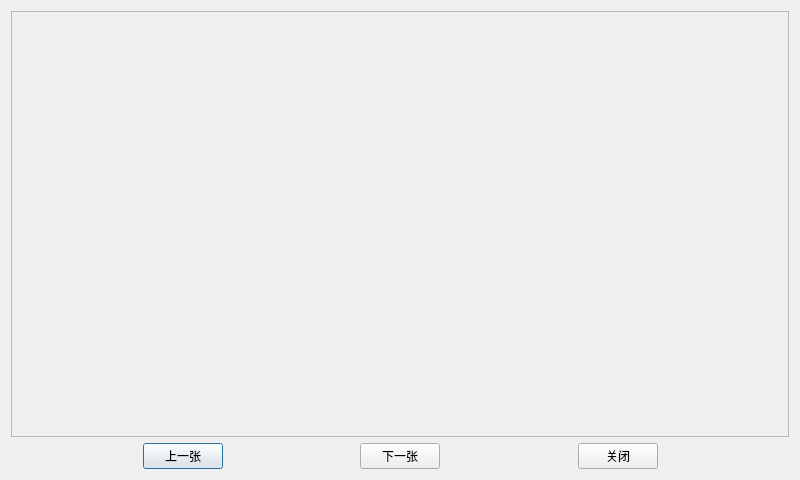
<?xml version="1.0" encoding="UTF-8"?>
<ui version="4.0">
 <class>ShowPicsDlg</class>
 <widget class="QDialog" name="ShowPicsDlg">
  <property name="geometry">
   <rect>
    <x>0</x>
    <y>0</y>
    <width>800</width>
    <height>480</height>
   </rect>
  </property>
  <property name="windowTitle">
   <string>Dialog</string>
  </property>
  <layout class="QVBoxLayout" name="verticalLayout_2">
   <item>
    <layout class="QVBoxLayout" name="verticalLayout">
     <item>
      <widget class="QFrame" name="m_frmImage">
       <property name="frameShape">
        <enum>QFrame::StyledPanel</enum>
       </property>
       <property name="frameShadow">
        <enum>QFrame::Raised</enum>
       </property>
      </widget>
     </item>
     <item>
      <layout class="QHBoxLayout" name="horizontalLayout">
       <item>
        <spacer name="horizontalSpacer">
         <property name="orientation">
          <enum>Qt::Horizontal</enum>
         </property>
         <property name="sizeHint" stdset="0">
          <size>
           <width>40</width>
           <height>20</height>
          </size>
         </property>
        </spacer>
       </item>
       <item>
        <widget class="QPushButton" name="m_btnPrev">
         <property name="text">
          <string>上一张</string>
         </property>
        </widget>
       </item>
       <item>
        <spacer name="horizontalSpacer_2">
         <property name="orientation">
          <enum>Qt::Horizontal</enum>
         </property>
         <property name="sizeHint" stdset="0">
          <size>
           <width>40</width>
           <height>20</height>
          </size>
         </property>
        </spacer>
       </item>
       <item>
        <widget class="QPushButton" name="m_btnNext">
         <property name="text">
          <string>下一张</string>
         </property>
        </widget>
       </item>
       <item>
        <spacer name="horizontalSpacer_3">
         <property name="orientation">
          <enum>Qt::Horizontal</enum>
         </property>
         <property name="sizeHint" stdset="0">
          <size>
           <width>40</width>
           <height>20</height>
          </size>
         </property>
        </spacer>
       </item>
       <item>
        <widget class="QPushButton" name="m_btnClose">
         <property name="text">
          <string>关闭</string>
         </property>
        </widget>
       </item>
       <item>
        <spacer name="horizontalSpacer_4">
         <property name="orientation">
          <enum>Qt::Horizontal</enum>
         </property>
         <property name="sizeHint" stdset="0">
          <size>
           <width>40</width>
           <height>20</height>
          </size>
         </property>
        </spacer>
       </item>
      </layout>
     </item>
    </layout>
   </item>
  </layout>
 </widget>
 <layoutdefault spacing="6" margin="11"/>
 <resources/>
 <connections>
  <connection>
   <sender>m_btnClose</sender>
   <signal>clicked()</signal>
   <receiver>ShowPicsDlg</receiver>
   <slot>close()</slot>
   <hints>
    <hint type="sourcelabel">
     <x>618</x>
     <y>355</y>
    </hint>
    <hint type="destinationlabel">
     <x>399</x>
     <y>239</y>
    </hint>
   </hints>
  </connection>
 </connections>
</ui>
